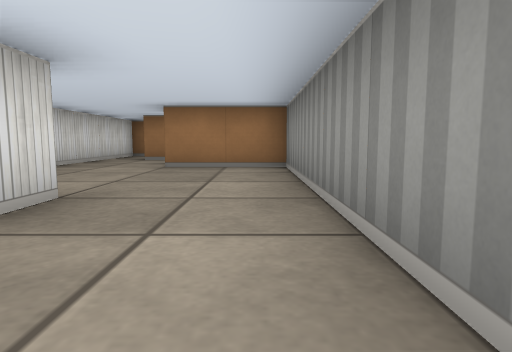
View 1 (above)

12 first-person views from a walk through a cub3D level. The camera is about half as high as the walls, tilts 6° down and sees 75° across. The floor is counted in squares. Each view is taken from the middle of a square. On the plan, view 1 faces up. The plan holds only what a view shows up to about 9 squares ahead; the rest is blank.

View 2
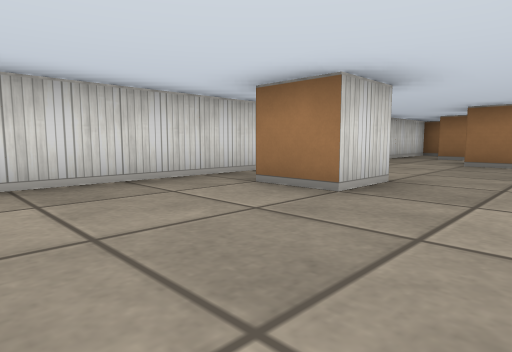

View 3
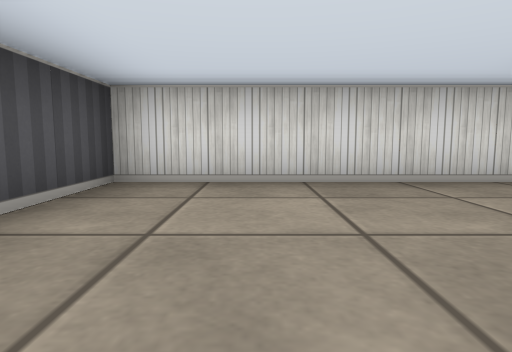

View 4
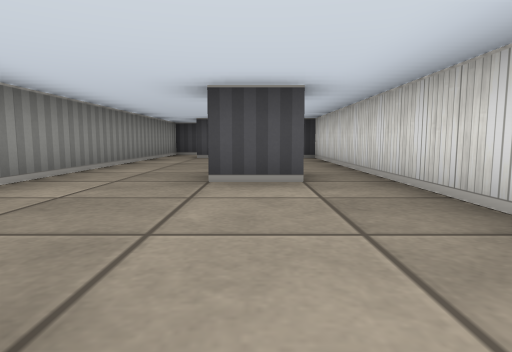

View 5
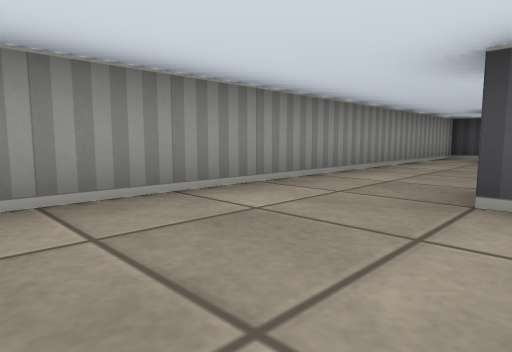

View 6
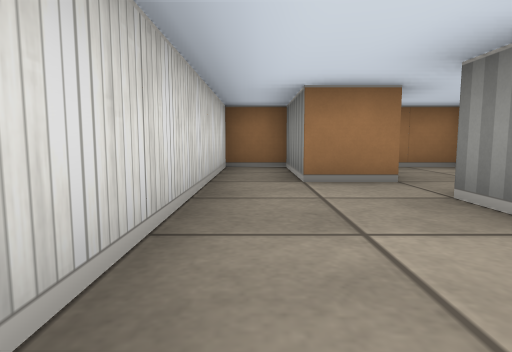

View 7
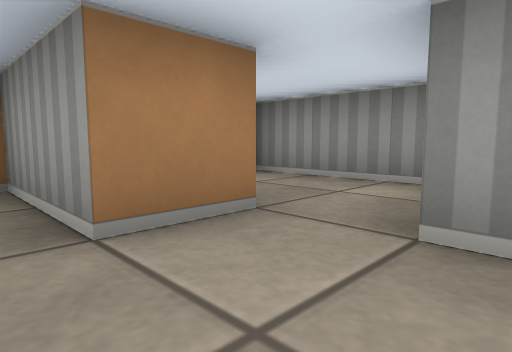

View 8
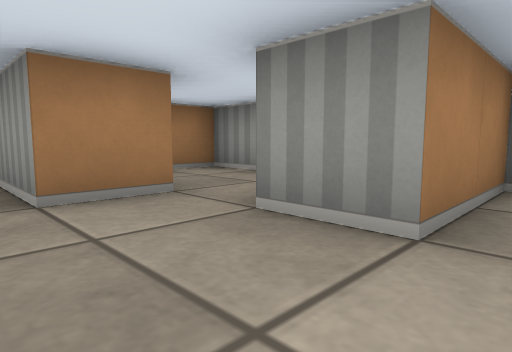

View 9
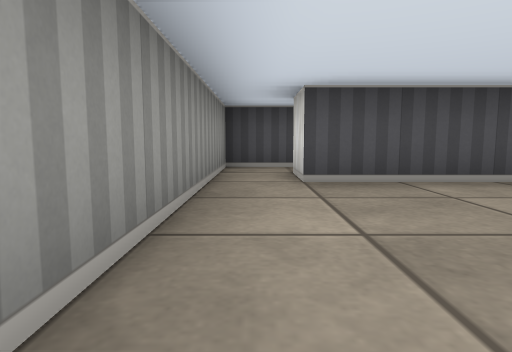

View 10
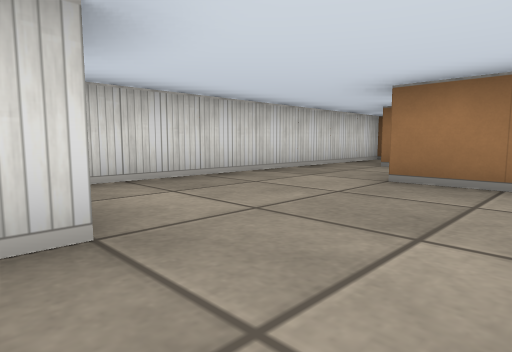

View 11
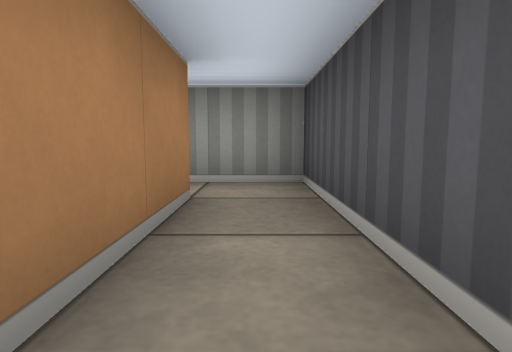

View 12
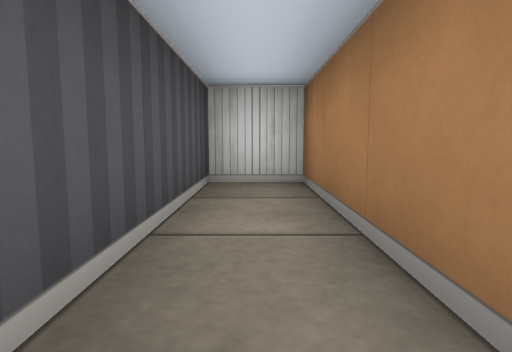

### Floor plan
Points are (right, up) in squares from view 1. A wall is a line through its corners. A room is listed if a view was taken in it or the views show most of it. See-through windows are left out.
Room 1 (views 1, 2, 3, 5, 6, 8, 9, 10)
walls: (-2.6, 2.5) (-1.5, 2.5) (-1.5, 1.5) (-2.5, 1.5); (0.5, -2.5) (0.5, 5.5) (-1.5, 5.5); (-3.5, 5.5) (-3.5, -2.5) (-0.5, -2.5)
ways out: opening at (-2.5, 6) to room 2; opening at (0, -3) to room 3
Room 2 (views 4, 7)
walls: (-1.4, 7.5) (-2.5, 7.5) (-2.5, 9.5) (-3.5, 9.5) (-3.5, 5.5); (-1.5, 5.5) (-1.5, 6.5)
ways out: opening at (-2.5, 6) to room 1; opening at (-2, 7) to room 4
Room 3 (views 11, 12)
walls: (-0.5, -2.5) (-0.5, -3.5) (-3.5, -3.5) (-3.5, -4.5) (0.5, -4.5) (0.5, -2.5)
ways out: opening at (0, -3) to room 1
Room 4 (no view inside)
walls: (0.5, 7.1) (0.5, 9.5) (-0.8, 9.5)
ways out: opening at (-2, 7) to room 2

Where each view was taken, in squares from view 1:
view 1: 0 up, 0 right, facing up
view 2: 1 down, 0 right, facing up-left
view 3: 1 down, 0 right, facing left
view 4: 6 up, 2 left, facing down
view 5: 5 up, 2 left, facing down-right
view 6: 4 up, 3 left, facing up
view 7: 6 up, 3 left, facing up-right
view 8: 5 up, 3 left, facing up-right
view 9: 1 up, 0 right, facing down
view 10: 2 up, 0 right, facing up-left
view 11: 4 down, 3 left, facing right
view 12: 4 down, 0 right, facing left
